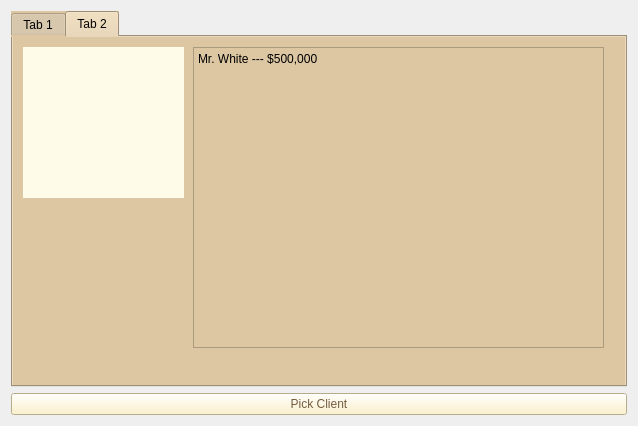
<?xml version="1.0" encoding="UTF-8"?>
<ui version="4.0">
 <class>SelectClient</class>
 <widget class="QWidget" name="SelectClient">
  <property name="geometry">
   <rect>
    <x>0</x>
    <y>0</y>
    <width>638</width>
    <height>426</height>
   </rect>
  </property>
  <property name="windowTitle">
   <string>Form</string>
  </property>
  <layout class="QGridLayout" name="gridLayout">
   <item row="1" column="0">
    <widget class="QTabWidget" name="manila">
     <property name="styleSheet">
      <string notr="true">background-color: rgb(221, 199, 163);
selection-background-color: rgb(255, 253, 205);</string>
     </property>
     <property name="currentIndex">
      <number>1</number>
     </property>
     <widget class="QWidget" name="tab">
      <attribute name="title">
       <string>Tab 1</string>
      </attribute>
      <layout class="QGridLayout" name="gridLayout_2">
       <item row="0" column="0">
        <widget class="QLabel" name="label">
         <property name="text">
          <string>LIST OF CLIENTELE</string>
         </property>
         <property name="alignment">
          <set>Qt::AlignCenter</set>
         </property>
        </widget>
       </item>
      </layout>
     </widget>
     <widget class="QWidget" name="client1_tab">
      <attribute name="title">
       <string>Tab 2</string>
      </attribute>
      <widget class="QLabel" name="client1">
       <property name="geometry">
        <rect>
         <x>10</x>
         <y>10</y>
         <width>161</width>
         <height>151</height>
        </rect>
       </property>
       <property name="autoFillBackground">
        <bool>false</bool>
       </property>
       <property name="styleSheet">
        <string notr="true">background-color: rgb(255, 251, 233);</string>
       </property>
       <property name="text">
        <string/>
       </property>
      </widget>
      <widget class="QTextBrowser" name="textBrowser">
       <property name="geometry">
        <rect>
         <x>180</x>
         <y>10</y>
         <width>411</width>
         <height>301</height>
        </rect>
       </property>
       <property name="html">
        <string>&lt;!DOCTYPE HTML PUBLIC &quot;-//W3C//DTD HTML 4.0//EN&quot; &quot;http://www.w3.org/TR/REC-html40/strict.dtd&quot;&gt;
&lt;html&gt;&lt;head&gt;&lt;meta name=&quot;qrichtext&quot; content=&quot;1&quot; /&gt;&lt;meta charset=&quot;utf-8&quot; /&gt;&lt;style type=&quot;text/css&quot;&gt;
p, li { white-space: pre-wrap; }
hr { height: 1px; border-width: 0; }
li.unchecked::marker { content: &quot;\2610&quot;; }
li.checked::marker { content: &quot;\2612&quot;; }
&lt;/style&gt;&lt;/head&gt;&lt;body style=&quot; font-family:'Segoe UI'; font-size:9pt; font-weight:400; font-style:normal;&quot;&gt;
&lt;p style=&quot; margin-top:0px; margin-bottom:0px; margin-left:0px; margin-right:0px; -qt-block-indent:0; text-indent:0px;&quot;&gt;Mr. White --- $500,000&lt;/p&gt;&lt;/body&gt;&lt;/html&gt;</string>
       </property>
      </widget>
     </widget>
    </widget>
   </item>
   <item row="2" column="0">
    <widget class="QPushButton" name="pickClient_pushButton">
     <property name="styleSheet">
      <string notr="true">background-color: rgb(255, 241, 192);
font: 700 12pt &quot;Courier&quot;;
color:rgb(117, 93, 65)</string>
     </property>
     <property name="text">
      <string>Pick Client</string>
     </property>
    </widget>
   </item>
  </layout>
 </widget>
 <resources/>
 <connections/>
</ui>
